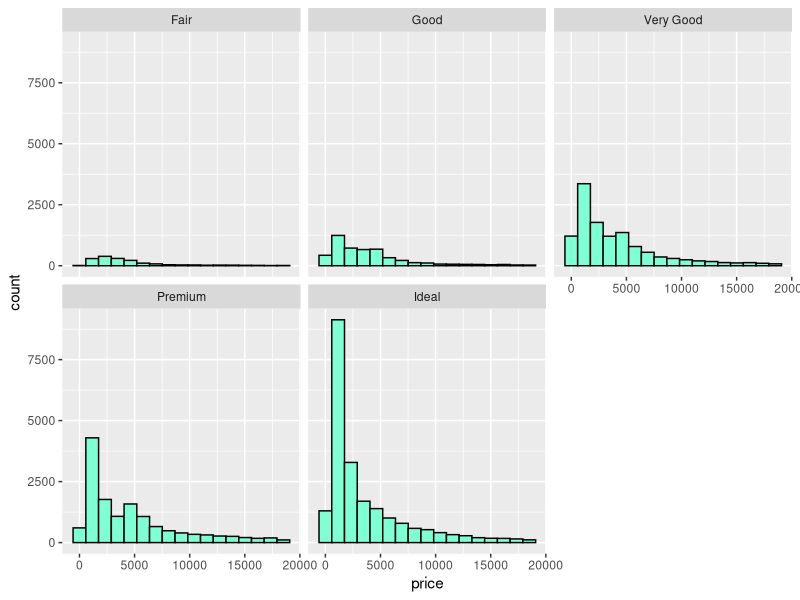
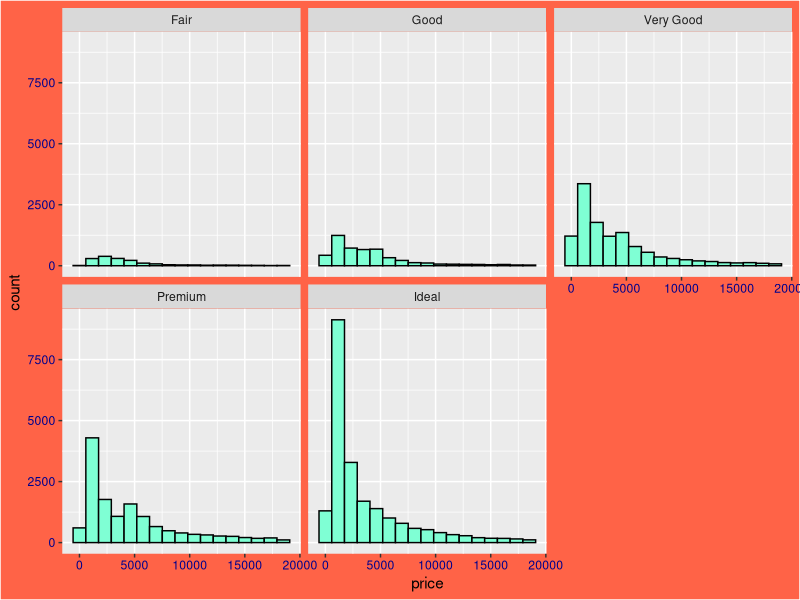

These charts were generated, in order, by the following R code:
## ---- chunk 1
library(tidyverse)
diamonds
## ---- chunk 2
ggplot(data = diamonds, aes(x = price, colour = cut)) +
    geom_histogram(colour = "black", fill = "aquamarine", bins = 17) +
    facet_wrap(~cut)
## ---- chunk 3
ggplot(data = diamonds, aes(x = price, colour = cut)) +
    geom_histogram(colour = "black", fill = "aquamarine", bins = 17) +
    facet_wrap(~cut) +
  theme(plot.background = element_rect("tomato"),
        axis.text = element_text(colour = "blue4"))

